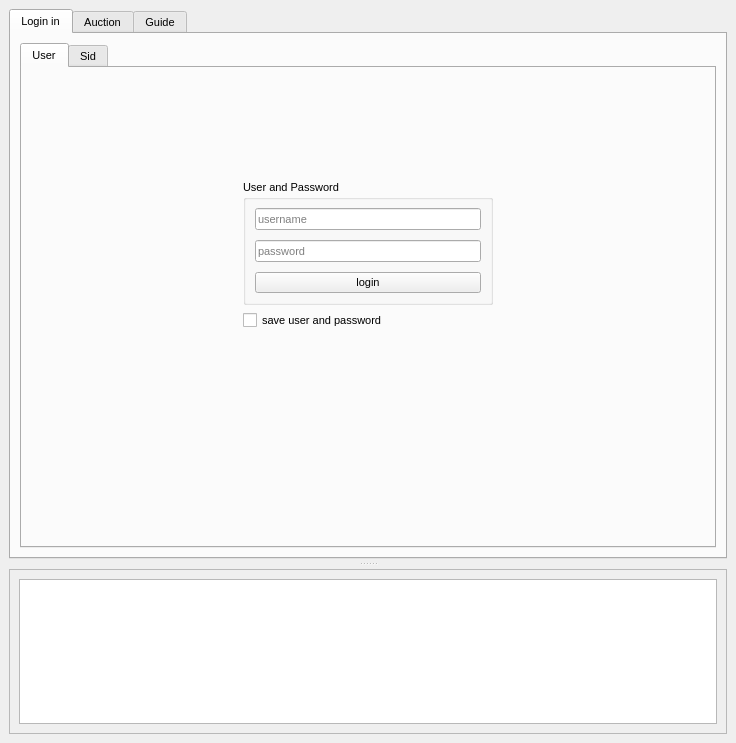
<?xml version="1.0" encoding="UTF-8"?>
<ui version="4.0">
 <class>MainWindow</class>
 <widget class="QMainWindow" name="MainWindow">
  <property name="geometry">
   <rect>
    <x>0</x>
    <y>0</y>
    <width>736</width>
    <height>743</height>
   </rect>
  </property>
  <property name="sizePolicy">
   <sizepolicy hsizetype="Preferred" vsizetype="Preferred">
    <horstretch>0</horstretch>
    <verstretch>0</verstretch>
   </sizepolicy>
  </property>
  <property name="minimumSize">
   <size>
    <width>736</width>
    <height>0</height>
   </size>
  </property>
  <property name="maximumSize">
   <size>
    <width>738</width>
    <height>16777215</height>
   </size>
  </property>
  <property name="windowTitle">
   <string/>
  </property>
  <property name="styleSheet">
   <string notr="true"/>
  </property>
  <property name="unifiedTitleAndToolBarOnMac">
   <bool>false</bool>
  </property>
  <widget class="QWidget" name="centralwidget">
   <property name="sizePolicy">
    <sizepolicy hsizetype="Ignored" vsizetype="Ignored">
     <horstretch>0</horstretch>
     <verstretch>0</verstretch>
    </sizepolicy>
   </property>
   <layout class="QVBoxLayout" name="verticalLayout_2">
    <item>
     <widget class="QSplitter" name="splitter">
      <property name="orientation">
       <enum>Qt::Vertical</enum>
      </property>
      <property name="handleWidth">
       <number>10</number>
      </property>
      <widget class="QTabWidget" name="tabWidget">
       <property name="enabled">
        <bool>true</bool>
       </property>
       <property name="sizePolicy">
        <sizepolicy hsizetype="Preferred" vsizetype="Ignored">
         <horstretch>0</horstretch>
         <verstretch>0</verstretch>
        </sizepolicy>
       </property>
       <property name="minimumSize">
        <size>
         <width>0</width>
         <height>550</height>
        </size>
       </property>
       <property name="font">
        <font>
         <pointsize>8</pointsize>
         <underline>false</underline>
         <strikeout>false</strikeout>
        </font>
       </property>
       <property name="styleSheet">
        <string notr="true"/>
       </property>
       <property name="tabPosition">
        <enum>QTabWidget::North</enum>
       </property>
       <property name="currentIndex">
        <number>0</number>
       </property>
       <property name="elideMode">
        <enum>Qt::ElideNone</enum>
       </property>
       <property name="usesScrollButtons">
        <bool>true</bool>
       </property>
       <property name="documentMode">
        <bool>false</bool>
       </property>
       <property name="tabsClosable">
        <bool>false</bool>
       </property>
       <widget class="QWidget" name="tab_login_in">
        <property name="sizePolicy">
         <sizepolicy hsizetype="Expanding" vsizetype="Expanding">
          <horstretch>3</horstretch>
          <verstretch>19</verstretch>
         </sizepolicy>
        </property>
        <property name="styleSheet">
         <string notr="true"/>
        </property>
        <attribute name="title">
         <string>Login in</string>
        </attribute>
        <layout class="QGridLayout" name="gridLayout_5">
         <item row="1" column="0">
          <widget class="QTabWidget" name="tab_login">
           <property name="minimumSize">
            <size>
             <width>0</width>
             <height>0</height>
            </size>
           </property>
           <property name="styleSheet">
            <string notr="true"/>
           </property>
           <property name="currentIndex">
            <number>0</number>
           </property>
           <widget class="QWidget" name="login_user">
            <attribute name="title">
             <string>User</string>
            </attribute>
            <layout class="QGridLayout" name="gridLayout_3">
             <item row="1" column="1">
              <widget class="QGroupBox" name="group_user_login">
               <property name="minimumSize">
                <size>
                 <width>250</width>
                 <height>120</height>
                </size>
               </property>
               <property name="title">
                <string>User and Password</string>
               </property>
               <layout class="QVBoxLayout" name="verticalLayout_3">
                <property name="spacing">
                 <number>10</number>
                </property>
                <item>
                 <widget class="QLineEdit" name="line_username">
                  <property name="placeholderText">
                   <string>username</string>
                  </property>
                 </widget>
                </item>
                <item>
                 <widget class="QLineEdit" name="line_password">
                  <property name="echoMode">
                   <enum>QLineEdit::Password</enum>
                  </property>
                  <property name="placeholderText">
                   <string>password</string>
                  </property>
                 </widget>
                </item>
                <item>
                 <widget class="QPushButton" name="btn_login_user">
                  <property name="minimumSize">
                   <size>
                    <width>0</width>
                    <height>0</height>
                   </size>
                  </property>
                  <property name="text">
                   <string>login</string>
                  </property>
                 </widget>
                </item>
               </layout>
              </widget>
             </item>
             <item row="0" column="1">
              <spacer name="verticalSpacer">
               <property name="orientation">
                <enum>Qt::Vertical</enum>
               </property>
               <property name="sizeHint" stdset="0">
                <size>
                 <width>20</width>
                 <height>40</height>
                </size>
               </property>
              </spacer>
             </item>
             <item row="1" column="0">
              <spacer name="horizontalSpacer_5">
               <property name="orientation">
                <enum>Qt::Horizontal</enum>
               </property>
               <property name="sizeHint" stdset="0">
                <size>
                 <width>40</width>
                 <height>20</height>
                </size>
               </property>
              </spacer>
             </item>
             <item row="1" column="2">
              <spacer name="horizontalSpacer_6">
               <property name="orientation">
                <enum>Qt::Horizontal</enum>
               </property>
               <property name="sizeHint" stdset="0">
                <size>
                 <width>40</width>
                 <height>20</height>
                </size>
               </property>
              </spacer>
             </item>
             <item row="2" column="1">
              <widget class="QCheckBox" name="checkBox">
               <property name="text">
                <string>save user and password</string>
               </property>
              </widget>
             </item>
             <item row="4" column="1">
              <spacer name="verticalSpacer_2">
               <property name="orientation">
                <enum>Qt::Vertical</enum>
               </property>
               <property name="sizeHint" stdset="0">
                <size>
                 <width>20</width>
                 <height>40</height>
                </size>
               </property>
              </spacer>
             </item>
             <item row="3" column="1">
              <spacer name="verticalSpacer_3">
               <property name="orientation">
                <enum>Qt::Vertical</enum>
               </property>
               <property name="sizeHint" stdset="0">
                <size>
                 <width>20</width>
                 <height>40</height>
                </size>
               </property>
              </spacer>
             </item>
            </layout>
           </widget>
           <widget class="QWidget" name="login_sid">
            <attribute name="title">
             <string>Sid</string>
            </attribute>
            <layout class="QGridLayout" name="gridLayout_7">
             <item row="1" column="0">
              <widget class="QGroupBox" name="groupBox">
               <property name="title">
                <string>Global servers</string>
               </property>
               <layout class="QGridLayout" name="gridLayout_9">
                <item row="0" column="0">
                 <layout class="QHBoxLayout" name="horizontalLayout_4">
                  <item>
                   <widget class="QRadioButton" name="radio_euro">
                    <property name="text">
                     <string>Europa</string>
                    </property>
                   </widget>
                  </item>
                  <item>
                   <widget class="QRadioButton" name="radio_de">
                    <property name="text">
                     <string>Germany</string>
                    </property>
                   </widget>
                  </item>
                  <item>
                   <widget class="QRadioButton" name="radio_fr">
                    <property name="text">
                     <string>France</string>
                    </property>
                   </widget>
                  </item>
                  <item>
                   <widget class="QRadioButton" name="radio_ru">
                    <property name="text">
                     <string>Russia</string>
                    </property>
                   </widget>
                  </item>
                  <item>
                   <widget class="QRadioButton" name="radio_america">
                    <property name="text">
                     <string>America</string>
                    </property>
                   </widget>
                  </item>
                  <item>
                   <widget class="QRadioButton" name="radio_tr">
                    <property name="text">
                     <string>Turkey</string>
                    </property>
                   </widget>
                  </item>
                  <item>
                   <widget class="QRadioButton" name="radio_pl">
                    <property name="text">
                     <string>Poland</string>
                    </property>
                   </widget>
                  </item>
                  <item>
                   <widget class="QRadioButton" name="radio_es">
                    <property name="text">
                     <string>Spain</string>
                    </property>
                   </widget>
                  </item>
                  <item>
                   <widget class="QRadioButton" name="radio_mx">
                    <property name="text">
                     <string>Mexiko</string>
                    </property>
                   </widget>
                  </item>
                  <item>
                   <widget class="QRadioButton" name="radio_usa">
                    <property name="text">
                     <string>USA</string>
                    </property>
                   </widget>
                  </item>
                  <item>
                   <widget class="QRadioButton" name="radio_br">
                    <property name="text">
                     <string>Brazil</string>
                    </property>
                   </widget>
                  </item>
                 </layout>
                </item>
               </layout>
              </widget>
             </item>
             <item row="4" column="0">
              <spacer name="verticalSpacer_6">
               <property name="orientation">
                <enum>Qt::Vertical</enum>
               </property>
               <property name="sizeHint" stdset="0">
                <size>
                 <width>20</width>
                 <height>40</height>
                </size>
               </property>
              </spacer>
             </item>
             <item row="6" column="0">
              <spacer name="verticalSpacer_4">
               <property name="orientation">
                <enum>Qt::Vertical</enum>
               </property>
               <property name="sizeHint" stdset="0">
                <size>
                 <width>20</width>
                 <height>40</height>
                </size>
               </property>
              </spacer>
             </item>
             <item row="5" column="0">
              <spacer name="verticalSpacer_7">
               <property name="orientation">
                <enum>Qt::Vertical</enum>
               </property>
               <property name="sizeHint" stdset="0">
                <size>
                 <width>20</width>
                 <height>40</height>
                </size>
               </property>
              </spacer>
             </item>
             <item row="2" column="0">
              <layout class="QGridLayout" name="gridLayout_8">
               <property name="topMargin">
                <number>50</number>
               </property>
               <item row="0" column="1">
                <widget class="QGroupBox" name="group_sid_login">
                 <property name="minimumSize">
                  <size>
                   <width>250</width>
                   <height>120</height>
                  </size>
                 </property>
                 <property name="maximumSize">
                  <size>
                   <width>16777215</width>
                   <height>16777215</height>
                  </size>
                 </property>
                 <property name="title">
                  <string>Server and Sid</string>
                 </property>
                 <layout class="QGridLayout" name="gridLayout_2">
                  <item row="0" column="0">
                   <widget class="QComboBox" name="combo_server"/>
                  </item>
                  <item row="2" column="0">
                   <widget class="QPushButton" name="btn_login_sid">
                    <property name="minimumSize">
                     <size>
                      <width>100</width>
                      <height>0</height>
                     </size>
                    </property>
                    <property name="text">
                     <string>login</string>
                    </property>
                   </widget>
                  </item>
                  <item row="1" column="0">
                   <widget class="QLineEdit" name="line_sid">
                    <property name="echoMode">
                     <enum>QLineEdit::Password</enum>
                    </property>
                    <property name="placeholderText">
                     <string>sid</string>
                    </property>
                   </widget>
                  </item>
                 </layout>
                </widget>
               </item>
               <item row="0" column="0">
                <spacer name="horizontalSpacer_2">
                 <property name="orientation">
                  <enum>Qt::Horizontal</enum>
                 </property>
                 <property name="sizeHint" stdset="0">
                  <size>
                   <width>40</width>
                   <height>20</height>
                  </size>
                 </property>
                </spacer>
               </item>
               <item row="0" column="2">
                <spacer name="horizontalSpacer">
                 <property name="orientation">
                  <enum>Qt::Horizontal</enum>
                 </property>
                 <property name="sizeHint" stdset="0">
                  <size>
                   <width>40</width>
                   <height>20</height>
                  </size>
                 </property>
                </spacer>
               </item>
               <item row="1" column="1">
                <widget class="QCheckBox" name="check_save_server">
                 <property name="text">
                  <string>save server</string>
                 </property>
                </widget>
               </item>
              </layout>
             </item>
            </layout>
           </widget>
          </widget>
         </item>
        </layout>
       </widget>
       <widget class="QWidget" name="tab_auction">
        <property name="styleSheet">
         <string notr="true"/>
        </property>
        <attribute name="title">
         <string>Auction</string>
        </attribute>
        <layout class="QGridLayout" name="gridLayout_6">
         <item row="0" column="0">
          <layout class="QHBoxLayout" name="horizontalLayout_3">
           <item>
            <layout class="QVBoxLayout" name="verticalLayout">
             <item>
              <widget class="QProgressBar" name="pb">
               <property name="maximumSize">
                <size>
                 <width>16777215</width>
                 <height>21</height>
                </size>
               </property>
               <property name="font">
                <font>
                 <pointsize>10</pointsize>
                </font>
               </property>
               <property name="layoutDirection">
                <enum>Qt::LeftToRight</enum>
               </property>
               <property name="maximum">
                <number>60</number>
               </property>
               <property name="value">
                <number>0</number>
               </property>
               <property name="alignment">
                <set>Qt::AlignCenter</set>
               </property>
               <property name="textVisible">
                <bool>true</bool>
               </property>
               <property name="invertedAppearance">
                <bool>false</bool>
               </property>
               <property name="textDirection">
                <enum>QProgressBar::TopToBottom</enum>
               </property>
               <property name="format">
                <string/>
               </property>
              </widget>
             </item>
             <item>
              <widget class="QProgressBar" name="pbm">
               <property name="enabled">
                <bool>true</bool>
               </property>
               <property name="maximumSize">
                <size>
                 <width>16777215</width>
                 <height>10</height>
                </size>
               </property>
               <property name="minimum">
                <number>0</number>
               </property>
               <property name="maximum">
                <number>60</number>
               </property>
               <property name="value">
                <number>0</number>
               </property>
               <property name="alignment">
                <set>Qt::AlignCenter</set>
               </property>
               <property name="textVisible">
                <bool>false</bool>
               </property>
               <property name="format">
                <string>0</string>
               </property>
              </widget>
             </item>
            </layout>
           </item>
           <item>
            <widget class="QPushButton" name="btn_start">
             <property name="minimumSize">
              <size>
               <width>100</width>
               <height>40</height>
              </size>
             </property>
             <property name="text">
              <string>Start</string>
             </property>
            </widget>
           </item>
          </layout>
         </item>
         <item row="1" column="0">
          <layout class="QHBoxLayout" name="horizontalLayout">
           <item>
            <widget class="QLabel" name="lb_user_name">
             <property name="maximumSize">
              <size>
               <width>16777215</width>
               <height>20</height>
              </size>
             </property>
             <property name="text">
              <string>User:</string>
             </property>
             <property name="textFormat">
              <enum>Qt::AutoText</enum>
             </property>
            </widget>
           </item>
           <item>
            <widget class="QLabel" name="lb_user_credits">
             <property name="text">
              <string>Credit:</string>
             </property>
            </widget>
           </item>
           <item>
            <widget class="QLabel" name="lb_min_credits">
             <property name="text">
              <string>Limit credit:</string>
             </property>
            </widget>
           </item>
           <item>
            <widget class="QLabel" name="lb_select_item">
             <property name="text">
              <string>Select item:</string>
             </property>
            </widget>
           </item>
           <item>
            <widget class="QLabel" name="lb_time_work_bot">
             <property name="text">
              <string>Time:</string>
             </property>
            </widget>
           </item>
          </layout>
         </item>
         <item row="2" column="0">
          <widget class="QTableWidget" name="table">
           <property name="sizePolicy">
            <sizepolicy hsizetype="Expanding" vsizetype="Expanding">
             <horstretch>0</horstretch>
             <verstretch>0</verstretch>
            </sizepolicy>
           </property>
           <property name="minimumSize">
            <size>
             <width>0</width>
             <height>0</height>
            </size>
           </property>
           <property name="sizeIncrement">
            <size>
             <width>0</width>
             <height>0</height>
            </size>
           </property>
           <property name="baseSize">
            <size>
             <width>0</width>
             <height>0</height>
            </size>
           </property>
           <property name="styleSheet">
            <string notr="true"/>
           </property>
          </widget>
         </item>
         <item row="3" column="0">
          <layout class="QHBoxLayout" name="horizontalLayout_2">
           <property name="topMargin">
            <number>5</number>
           </property>
           <item>
            <widget class="QPushButton" name="btn_limit_credit">
             <property name="text">
              <string>Limit credit</string>
             </property>
            </widget>
           </item>
           <item>
            <widget class="QPushButton" name="btn_all_max_bet">
             <property name="text">
              <string>All max bet</string>
             </property>
            </widget>
           </item>
           <item>
            <widget class="QPushButton" name="btn_update_win">
             <property name="text">
              <string>Update win</string>
             </property>
            </widget>
           </item>
           <item>
            <widget class="QPushButton" name="btn_update_bot">
             <property name="text">
              <string>Update bot</string>
             </property>
            </widget>
           </item>
           <item>
            <widget class="QPushButton" name="btn_donate">
             <property name="text">
              <string>Donate</string>
             </property>
            </widget>
           </item>
          </layout>
         </item>
        </layout>
       </widget>
       <widget class="QWidget" name="tab_guide">
        <attribute name="title">
         <string>Guide</string>
        </attribute>
        <layout class="QGridLayout" name="gridLayout_10">
         <item row="0" column="0">
          <widget class="QTextBrowser" name="text_guide"/>
         </item>
        </layout>
       </widget>
      </widget>
      <widget class="QScrollArea" name="scrollArea">
       <property name="sizePolicy">
        <sizepolicy hsizetype="Expanding" vsizetype="Ignored">
         <horstretch>0</horstretch>
         <verstretch>0</verstretch>
        </sizepolicy>
       </property>
       <property name="verticalScrollBarPolicy">
        <enum>Qt::ScrollBarAlwaysOff</enum>
       </property>
       <property name="horizontalScrollBarPolicy">
        <enum>Qt::ScrollBarAlwaysOff</enum>
       </property>
       <property name="widgetResizable">
        <bool>true</bool>
       </property>
       <widget class="QWidget" name="scrollAreaWidgetContents">
        <property name="geometry">
         <rect>
          <x>0</x>
          <y>0</y>
          <width>716</width>
          <height>163</height>
         </rect>
        </property>
        <layout class="QGridLayout" name="gridLayout_4">
         <item row="0" column="0">
          <widget class="QPlainTextEdit" name="plainTextEdit">
           <property name="minimumSize">
            <size>
             <width>0</width>
             <height>100</height>
            </size>
           </property>
          </widget>
         </item>
        </layout>
       </widget>
      </widget>
     </widget>
    </item>
   </layout>
  </widget>
 </widget>
 <resources/>
 <connections/>
</ui>
